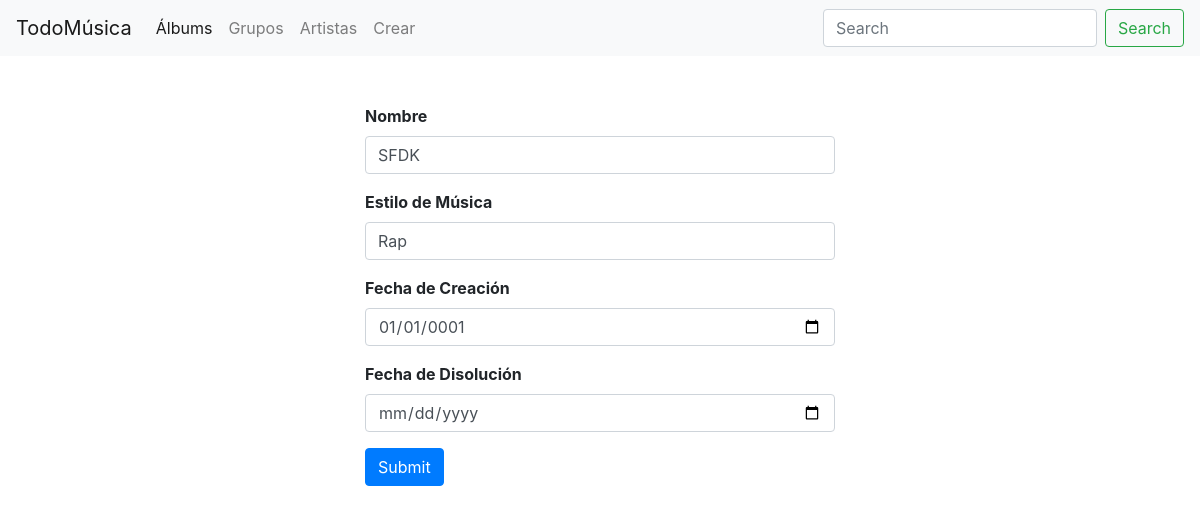
/editarGrupo/1/, run on an earlier commit of the app's database.
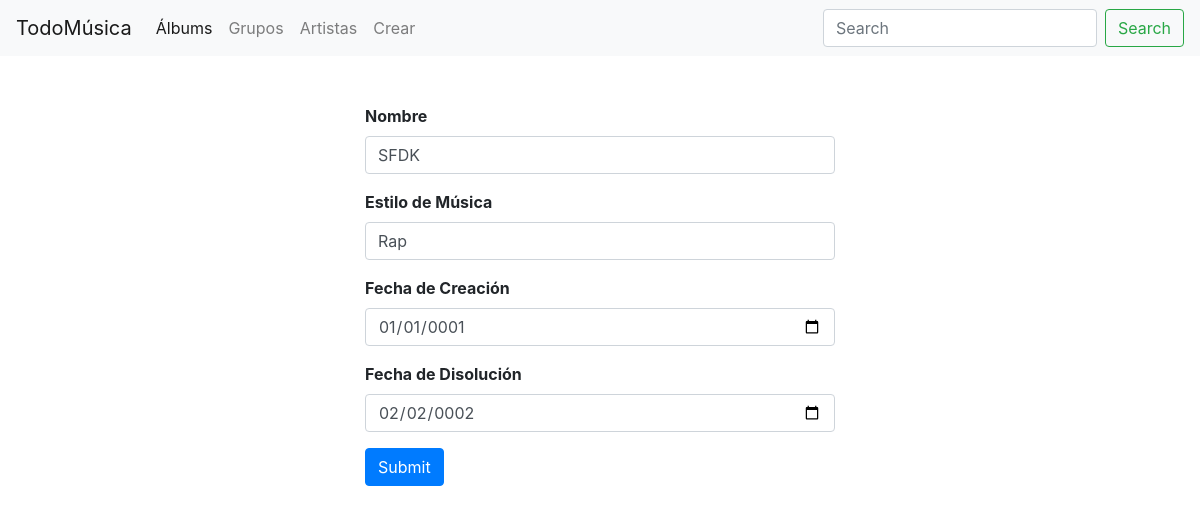
And on a later commit of the database.
### miAplicacion/models.py (models this page shows)
class Grupo_Musical(models.Model):
    nombreGrupo = models.CharField(max_length=50, blank=False)
    estiloMusica = models.CharField(max_length=50)
    fecha_creacion = models.DateField(blank=False)
    fecha_disolucion = models.DateField(null=True, blank=True, default=None)

### miAplicacion/views.py (the view, shortened to what this page needs)
# urls.py: path('editarGrupo/<int:id>/',editarGrupoView,name='editarGrupo'),
def editarGrupoView(request,id):
    if request.method == 'GET':
        allGrupos = Grupo_Musical.objects.get(id = id)
        return render(request,'editarGrupo.html',{'allGrupos':allGrupos})

### templates/editarGrupo.html (shortened to what this page needs)
{% include "header.html" %}
<!DOCTYPE html>
<html lang="en">
<head>
    {% load static %}
    <link rel="stylesheet" href="{% static 'css/miEstilo.css' %}">
</head>
<body class="body6">
    <form action="/editarGrupo/{{ allGrupos.id }}/" class="container mx-auto mt-5 fuente" style="width: 500px;" method="post">
  <div class="form-group">
    <label for="exampleInputEmail1">Nombre</label>
    <input type="text" name="nombre" class="form-control" id="nombreGrupo" value = "{{ allGrupos.nombreGrupo }}" required>
  </div>
 <div class="form-group">
    <label for="exampleInputEmail1">Estilo de Música</label>
    <input type="text" name="estilo" class="form-control" id="estilo" value= "{{ allGrupos.estiloMusica }}" required>
  </div>
  <div class="form-group">
    <label for="exampleInputEmail1">Fecha de Creación</label>
    <input type="date" name="fechaCreacion" class="form-control" id="fechaCreacion" value="{{ allGrupos.fecha_creacion|date:'Y-m-d' }}" required>
  </div>
   <div class="form-group">
    <label for="exampleInputEmail1">Fecha de Disolución</label>
    <input type="date" name="FechaDisolucion" class="form-control" id="fechaDisolucion" value= "{{ allGrupos.fecha_disolucion|date:'Y-m-d'}}" >
  </div>
  <button type="submit" class="btn btn-primary">Submit</button>
</form>
</body>
</html>

What changed in the data, as far as the page shows it:
changed Grupo_Musical "SFDK": FechaDisolucion (not shown) → "02/02/0002"
